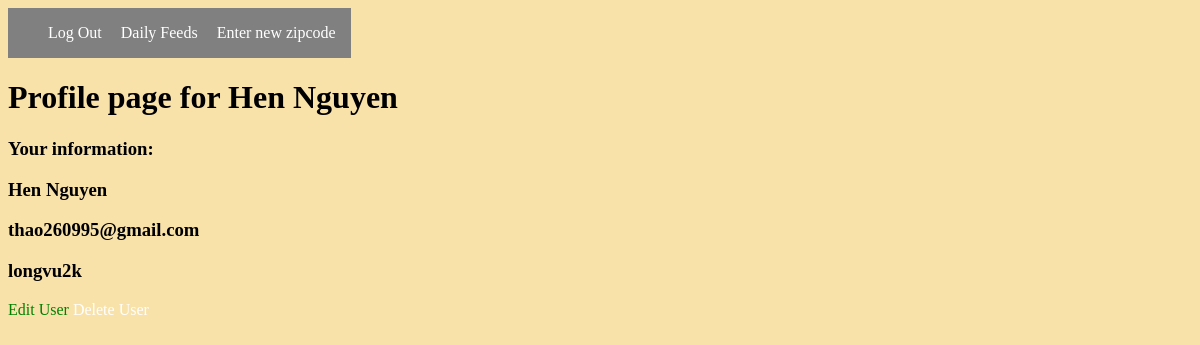
Screenshot of /profile/ (signed in) with the database file from the repository.
### rateApp/models.py (models this page shows, shortened)
class User(models.Model):
    firstName = models.CharField(max_length=45)
    lastName = models.CharField(max_length=45)
    email = models.EmailField(unique=True)
    username = models.CharField(max_length=45)
    password = models.CharField(max_length=45)
    created_at = models.DateTimeField(auto_now_add=True)
    updated_at = models.DateTimeField(auto_now=True)
    objects = UserManager()

### rateApp/views.py (the view)
# urls.py: path('profile/', views.profile),
def profile(request):
    if 'user_id' not in request.session:
        messages.error(request, 'You need to be logged in to view this page')
        return redirect('/login/')
    else:
        user = User.objects.get(id=request.session['user_id'])
        context = {
            'user': user,
        }
        return render(request, 'profile.html', context)

### rateApp/templates/profile.html (shortened to what this page needs)
<!DOCTYPE html>
<html lang="en">
<head>
    {% load static %}
    <link rel='stylesheet' href="{% static 'css/styles.css' %}">
</head>
<body>
    <header>
        <nav class="navbar">
        <ul>
            <li><a href="/logout">Log Out</a></li>
            <li><a href="/success/">Daily Feeds</a></li>
            <li><a href="/zipcode/">Enter new zipcode</a></li>
        </ul>
        </nav>
    </header>
    <div class='users'>
        <h1>Profile page for {{user.firstName}} {{user.lastName}}</h1>
        <h3>Your information:</h3>
        <section>
            <h3>{{user.firstName}} {{user.lastName}}</h3>
            <h3>{{user.email}}</h3>
            <h3>{{user.username}}</h3>
            <a href='/editUser/{{user.id}}' class="green">Edit User</a>
            <a href='/deleteUser/{{user.id}}'>Delete User</a>
        </section>
    </div>
</body>
</html>

### rateApp/static/css/styles.css (style rules this page uses)
body { background-color: rgb(248, 226, 170); display: flex; flex-direction: column; }
.navbar { background-color: gray; color: white; float: left; }
li { display: inline; margin-right: 15px; }
a { text-decoration: none; color: white; }
.green { color: green; }

### rows the page displays
User: firstName "Hen", lastName "Nguyen", email "thao260995@gmail.com", username "longvu2k"
